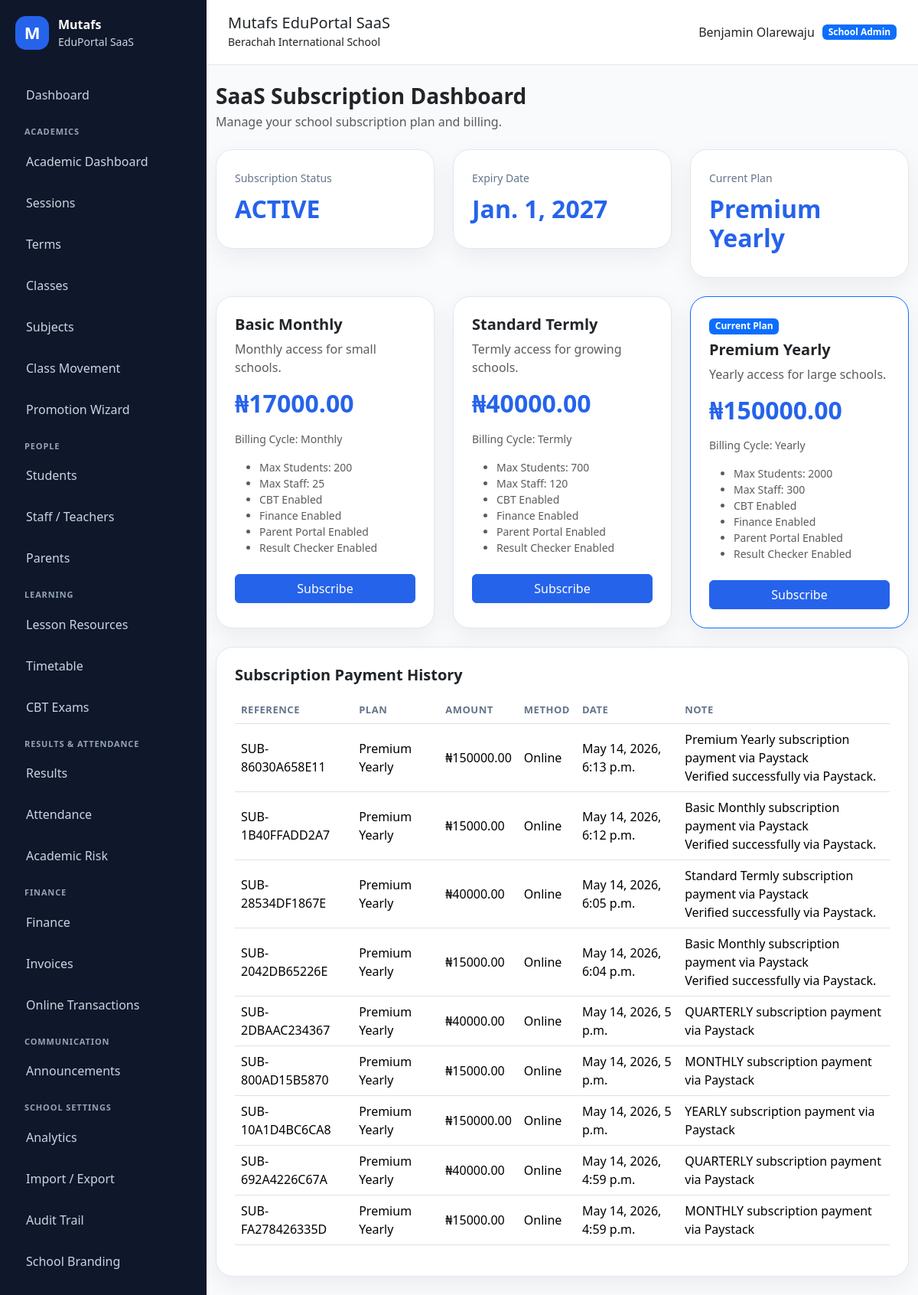
/schools/subscriptions/ (signed in), run on the app's committed database.
### apps/schools/models.py (models this page shows, shortened)
class School(models.Model):
    class SubscriptionStatus(models.TextChoices):
        TRIAL = "TRIAL", "Trial"
        ACTIVE = "ACTIVE", "Active"
        EXPIRED = "EXPIRED", "Expired"
        SUSPENDED = "SUSPENDED", "Suspended"
    name = models.CharField(max_length=255)
    slug = models.SlugField(max_length=255, unique=True, db_index=True)
    portal_subpath = models.SlugField(
        max_length=255,
        unique=True,
        help_text="Public portal path, e.g. berachah-school",
    )
    code = models.CharField(max_length=50, unique=True, db_index=True)
    email = models.EmailField(blank=True)
    phone = models.CharField(max_length=30, blank=True)
    address = models.TextField(blank=True)
    logo = models.ImageField(upload_to="school_logos/", blank=True, null=True)
    result_stamp = models.ImageField(
        upload_to="school_stamps/",
        blank=True,
        null=True,
    )
    is_active = models.BooleanField(default=True)
    is_verified = models.BooleanField(default=False)
    subscription_status = models.CharField(
        max_length=20,
        choices=SubscriptionStatus.choices,
        default=SubscriptionStatus.TRIAL,
        db_index=True,
    )
    subscription_start_date = models.DateField(null=True, blank=True)
    subscription_end_date = models.DateField(null=True, blank=True)
    result_checker_enabled = models.BooleanField(default=True)
    cbt_enabled = models.BooleanField(default=True)
    finance_enabled = models.BooleanField(default=True)
    parent_portal_enabled = models.BooleanField(default=True)
    custom_domain = models.CharField(
        max_length=255,
        blank=True,
        db_index=True,
        help_text="Example: schoolname.com",
    )
    subdomain = models.SlugField(
        max_length=100,
        blank=True,
        db_index=True,
        help_text="Example: brightstar",
    )
    primary_color = models.CharField(
        max_length=20,
        default="#2563eb",
    )
    secondary_color = models.CharField(
        max_length=20,
        default="#0f172a",
    )
    accent_color = models.CharField(
        max_length=20,
        default="#22c55e",
    )
    maintenance_mode = models.BooleanField(default=False)
    maintenance_message = models.TextField(
        blank=True,
        default="This school portal is temporarily under maintenance.",
    )
    storage_limit_mb = models.PositiveIntegerField(default=500)
    allow_custom_branding = models.BooleanField(default=True)
    created_at = models.DateTimeField(auto_now_add=True)
    updated_at = models.DateTimeField(auto_now=True)
    class Meta:
        ordering = ["name"]
        indexes = [
            models.Index(fields=["slug"]),
            models.Index(fields=["portal_subpath"]),
            models.Index(fields=["subscription_status"]),
            models.Index(fields=["is_active"]),
        ]
    @property
    def is_subscription_expired(self):
        if not self.subscription_end_date:
            return False
        return timezone.localdate() > self.subscription_end_date

class SchoolSubscription(models.Model):
    class Status(models.TextChoices):
        TRIAL = "TRIAL", "Trial"
        ACTIVE = "ACTIVE", "Active"
        EXPIRED = "EXPIRED", "Expired"
        SUSPENDED = "SUSPENDED", "Suspended"
        CANCELLED = "CANCELLED", "Cancelled"
    school = models.OneToOneField(
        School,
        on_delete=models.CASCADE,
        related_name="subscription",
    )
    plan = models.ForeignKey(
        SubscriptionPlan,
        on_delete=models.SET_NULL,
        null=True,
        blank=True,
        related_name="school_subscriptions",
    )
    status = models.CharField(
        max_length=20,
        choices=Status.choices,
        default=Status.TRIAL,
    )
    start_date = models.DateField(default=timezone.localdate)
    end_date = models.DateField(null=True, blank=True)
    auto_disable_on_expiry = models.BooleanField(default=True)
    notes = models.TextField(blank=True)
    updated_by = models.ForeignKey(
        settings.AUTH_USER_MODEL,
        on_delete=models.SET_NULL,
        null=True,
        blank=True,
        related_name="updated_school_subscriptions",
    )
    created_at = models.DateTimeField(auto_now_add=True)
    updated_at = models.DateTimeField(auto_now=True)
    class Meta:
        ordering = ["end_date", "school__name"]

class SubscriptionPlan(models.Model):
    class BillingCycle(models.TextChoices):
        MONTHLY = "MONTHLY", "Monthly"
        TERMLY = "TERMLY", "Termly"
        YEARLY = "YEARLY", "Yearly"
    name = models.CharField(max_length=120, unique=True)
    description = models.TextField(blank=True)
    billing_cycle = models.CharField(
        max_length=20,
        choices=BillingCycle.choices,
        default=BillingCycle.MONTHLY,
    )
    price = models.DecimalField(max_digits=12, decimal_places=2)
    max_students = models.PositiveIntegerField(default=500)
    max_staff = models.PositiveIntegerField(default=100)
    cbt_enabled = models.BooleanField(default=True)
    finance_enabled = models.BooleanField(default=True)
    parent_portal_enabled = models.BooleanField(default=True)
    result_checker_enabled = models.BooleanField(default=True)
    is_active = models.BooleanField(default=True)
    created_at = models.DateTimeField(auto_now_add=True)
    class Meta:
        ordering = ["price", "name"]

class SubscriptionPayment(models.Model):
    class Method(models.TextChoices):
        CASH = "CASH", "Cash"
        TRANSFER = "TRANSFER", "Bank Transfer"
        POS = "POS", "POS"
        ONLINE = "ONLINE", "Online"
    subscription = models.ForeignKey(
        SchoolSubscription,
        on_delete=models.CASCADE,
        related_name="payments",
    )
    amount = models.DecimalField(max_digits=12, decimal_places=2)
    payment_method = models.CharField(max_length=20, choices=Method.choices)
    reference = models.CharField(max_length=255, blank=True)
    payment_date = models.DateTimeField(default=timezone.now)
    received_by = models.ForeignKey(
        settings.AUTH_USER_MODEL,
        on_delete=models.SET_NULL,
        null=True,
        blank=True,
    )
    note = models.TextField(blank=True)
    created_at = models.DateTimeField(auto_now_add=True)
    class Meta:
        ordering = ["-payment_date"]

### apps/accounts/models.py (models this page shows, shortened)
class User(AbstractUser):
    class Role(models.TextChoices):
        SUPER_ADMIN = "SUPER_ADMIN", "Super Admin"
        SCHOOL_ADMIN = "SCHOOL_ADMIN", "School Admin"
        TEACHER = "TEACHER", "Teacher"
        STUDENT = "STUDENT", "Student"
        PARENT = "PARENT", "Parent/Guardian"
    email = models.EmailField(unique=True)
    role = models.CharField(
        max_length=30,
        choices=Role.choices,
        default=Role.STUDENT,
        db_index=True,
    )
    school = models.ForeignKey(
        "schools.School",
        on_delete=models.SET_NULL,
        null=True,
        blank=True,
        related_name="users",
    )
    phone = models.CharField(max_length=30, blank=True)
    profile_picture = models.ImageField(
        upload_to="profiles/",
        blank=True,
        null=True,
    )
    must_change_password = models.BooleanField(default=False)
    last_login_ip = models.GenericIPAddressField(null=True, blank=True)
    last_activity_at = models.DateTimeField(null=True, blank=True)
    failed_login_attempts = models.PositiveIntegerField(default=0)
    created_at = models.DateTimeField(auto_now_add=True)
    updated_at = models.DateTimeField(auto_now=True)
    REQUIRED_FIELDS = ["email"]
    class Meta:
        indexes = [
            models.Index(fields=["role"]),
            models.Index(fields=["school", "role"]),
            models.Index(fields=["email"]),
        ]
    @property
    def is_super_admin(self):
        return self.role == self.Role.SUPER_ADMIN
    @property
    def is_school_admin(self):
        return self.role == self.Role.SCHOOL_ADMIN
    @property
    def is_teacher(self):
        return self.role == self.Role.TEACHER
    @property
    def is_student(self):
        return self.role == self.Role.STUDENT
    @property
    def is_parent(self):
        return self.role == self.Role.PARENT

### apps/schools/views.py (the view)
# urls.py: path("subscriptions/", views.subscription_dashboard, name="subscription_dashboard"),
@login_required
@role_required(User.Role.SCHOOL_ADMIN)
def subscription_dashboard(request):
    school = request.user.school
    subscription = SchoolSubscription.objects.filter(
        school=school,
    ).select_related(
        "plan",
    ).first()
    payments = SubscriptionPayment.objects.filter(
        subscription__school=school,
    ).select_related(
        "subscription",
        "subscription__plan",
    ).order_by("-created_at")
    plans = SubscriptionPlan.objects.filter(
        is_active=True,
    ).order_by(
        "price",
        "name",
    )
    return render(request, "schools/subscription_dashboard.html", {
        "school": school,
        "subscription": subscription,
        "payments": payments,
        "plans": plans,
    })

### templates/schools/subscription_dashboard.html (shortened to what this page needs)
{% extends "base.html" %}
{% block content %}
<div class="d-flex justify-content-between align-items-center mb-4">
    <div>
        <h3 class="fw-bold mb-1">SaaS Subscription Dashboard</h3>
        <p class="text-muted mb-0">
            Manage your school subscription plan and billing.
        </p>
    </div>
</div>
<div class="row g-4 mb-4">
    <div class="col-md-4">
        <div class="stat-card">
            <span>Subscription Status</span>
            <h2>{{ school.subscription_status }}</h2>
        </div>
    </div>
    <div class="col-md-4">
        <div class="stat-card">
            <span>Expiry Date</span>
            <h2>{{ school.subscription_end_date|default:"N/A" }}</h2>
        </div>
    </div>
    <div class="col-md-4">
        <div class="stat-card">
            <span>Current Plan</span>
            <h2>
                {% if subscription and subscription.plan %}
                    {{ subscription.plan.name }}
                {% else %}
                    No Plan
                {% endif %}
            </h2>
        </div>
    </div>
</div>
<div class="row g-4">
    {% for plan in plans %}
        <div class="col-lg-4">
            <div class="content-card h-100 {% if subscription and subscription.plan_id == plan.id %}border border-primary{% endif %}">
                {% if subscription and subscription.plan_id == plan.id %}
                    <div class="badge bg-primary mb-2">Current Plan</div>
                {% endif %}
                <h5 class="fw-bold mb-2">
                    {{ plan.name }}
                </h5>
                <p class="text-muted">
                    {{ plan.description|default:"School SaaS subscription plan." }}
                </p>
                <h2 class="fw-bold text-primary mb-3">
                    ₦{{ plan.price }}
                </h2>
                <p class="small text-muted mb-3">
                    Billing Cycle: {{ plan.get_billing_cycle_display }}
                </p>
                <ul class="small text-muted mb-4">
                    <li>Max Students: {{ plan.max_students }}</li>
                    <li>Max Staff: {{ plan.max_staff }}</li>
                    {% if plan.cbt_enabled %}
                        <li>CBT Enabled</li>
                    {% endif %}
                    {% if plan.finance_enabled %}
                        <li>Finance Enabled</li>
                    {% endif %}
                    {% if plan.parent_portal_enabled %}
                        <li>Parent Portal Enabled</li>
                    {% endif %}
                    {% if plan.result_checker_enabled %}
                        <li>Result Checker Enabled</li>
                    {% endif %}
                </ul>
                <a href="{% url 'initialize_subscription_payment' %}?plan={{ plan.id }}"
                   class="btn btn-primary w-100">
                    Subscribe
                </a>
            </div>
        </div>
    {% endfor %}
</div>
<div class="content-card mt-4">
    <h5 class="fw-bold mb-3">Subscription Payment History</h5>
    <div class="table-responsive">
        <table class="table align-middle">
            <thead>
                <tr>
                    <th>Reference</th>
                    <th>Plan</th>
                    <th>Amount</th>
                    <th>Method</th>
                    <th>Date</th>
                    <th>Note</th>
                </tr>
            </thead>
            <tbody>
                {% for payment in payments %}
                    <tr>
                        <td>{{ payment.reference }}</td>
                        <td>
                            {% if payment.subscription.plan %}
                                {{ payment.subscription.plan.name }}
                            {% else %}
                                —
                            {% endif %}
                        </td>
                        <td>₦{{ payment.amount }}</td>
                        <td>{{ payment.get_payment_method_display }}</td>
                        <td>{{ payment.payment_date }}</td>
                        <td>{{ payment.note|linebreaksbr }}</td>
                    </tr>
                {% empty %}
                    <tr>
                        <td colspan="6" class="text-center text-muted py-4">
                            No subscription payments yet.
                        </td>
                    </tr>
                {% endfor %}
            </tbody>
        </table>
    </div>
</div>
{% endblock %}

### templates/partials/navbar.html
<header class="topbar">
    <div>
        <h5 class="mb-0">{{ APP_NAME }}</h5>
        {% if current_school %}
            <small>{{ current_school.name }}</small>
        {% else %}
            <small>{{ COMPANY_NAME }}</small>
        {% endif %}
    </div>
    <div class="topbar-user">
        {% if request.user.is_authenticated %}
            <span>{{ request.user.get_full_name|default:request.user.username }}</span>
            <span class="badge bg-primary">{{ request.user.get_role_display }}</span>
        {% endif %}
    </div>
</header>

### data on the page
School: name "Berachah International School", subscription_status "ACTIVE", subscription_end_date "Jan. 1, 2027"
User: user.get_full_name "Benjamin Olarewaju", user.role "School Admin"
SchoolSubscription: plan.name "Premium Yearly"
SubscriptionPlan: name "Basic Monthly", description "Monthly access for small schools.", price "17000.00", billing_cycle "Monthly", max_students "200", max_staff "25", cbt_enabled "CBT Enabled", finance_enabled "Finance Enabled", parent_portal_enabled "Parent Portal Enabled", result_checker_enabled "Result Checker Enabled"
SubscriptionPlan: name "Standard Termly", description "Termly access for growing schools.", price "40000.00", billing_cycle "Termly", max_students "700", max_staff "120", cbt_enabled "CBT Enabled", finance_enabled "Finance Enabled", parent_portal_enabled "Parent Portal Enabled", result_checker_enabled "Result Checker Enabled"
SubscriptionPlan: shows "Current Plan", name "Premium Yearly", description "Yearly access for large schools.", price "150000.00", billing_cycle "Yearly", max_students "2000", max_staff "300", cbt_enabled "CBT Enabled", finance_enabled "Finance Enabled", parent_portal_enabled "Parent Portal Enabled", result_checker_enabled "Result Checker Enabled"
SubscriptionPayment: reference "SUB-86030A658E11", subscription.plan.name "Premium Yearly", amount "150000.00", payment_method "Online", payment_date "May 14, 2026, 6:13 p.m.", note "Premium Yearly subscription payment via Paystack Verified successfully via Paystack."
SubscriptionPayment: reference "SUB-1B40FFADD2A7", subscription.plan.name "Premium Yearly", amount "15000.00", payment_method "Online", payment_date "May 14, 2026, 6:12 p.m.", note "Basic Monthly subscription payment via Paystack Verified successfully via Paystack."
SubscriptionPayment: reference "SUB-28534DF1867E", subscription.plan.name "Premium Yearly", amount "40000.00", payment_method "Online", payment_date "May 14, 2026, 6:05 p.m.", note "Standard Termly subscription payment via Paystack Verified successfully via Paystack."
SubscriptionPayment: reference "SUB-2042DB65226E", subscription.plan.name "Premium Yearly", amount "15000.00", payment_method "Online", payment_date "May 14, 2026, 6:04 p.m.", note "Basic Monthly subscription payment via Paystack Verified successfully via Paystack."
SubscriptionPayment: reference "SUB-2DBAAC234367", subscription.plan.name "Premium Yearly", amount "40000.00", payment_method "Online", payment_date "May 14, 2026, 5 p.m.", note "QUARTERLY subscription payment via Paystack"
SubscriptionPayment: reference "SUB-800AD15B5870", subscription.plan.name "Premium Yearly", amount "15000.00", payment_method "Online", payment_date "May 14, 2026, 5 p.m.", note "MONTHLY subscription payment via Paystack"
SubscriptionPayment: reference "SUB-10A1D4BC6CA8", subscription.plan.name "Premium Yearly", amount "150000.00", payment_method "Online", payment_date "May 14, 2026, 5 p.m.", note "YEARLY subscription payment via Paystack"
SubscriptionPayment: reference "SUB-692A4226C67A", subscription.plan.name "Premium Yearly", amount "40000.00", payment_method "Online", payment_date "May 14, 2026, 4:59 p.m.", note "QUARTERLY subscription payment via Paystack"
SubscriptionPayment: reference "SUB-FA278426335D", subscription.plan.name "Premium Yearly", amount "15000.00", payment_method "Online", payment_date "May 14, 2026, 4:59 p.m.", note "MONTHLY subscription payment via Paystack"

### other printed values
{{ APP_NAME }} "Mutafs EduPortal SaaS"
